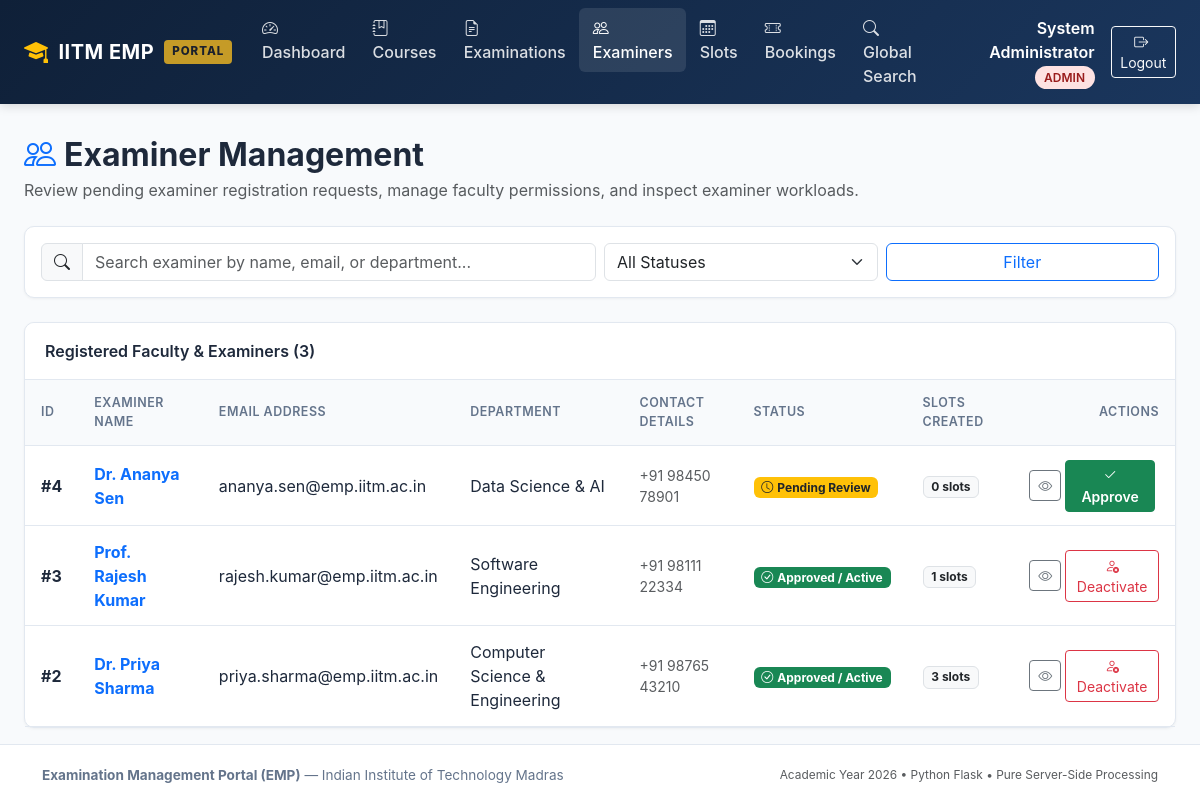
The app's page /admin/examiners (signed in) with its own data.
### models/user.py (models this page shows, shortened)
class User(UserMixin, db.Model):
    __tablename__ = 'users'
    id = db.Column(db.Integer, primary_key=True, autoincrement=True)
    name = db.Column(db.String(150), nullable=False)
    email = db.Column(db.String(150), unique=True, nullable=False, index=True)
    password_hash = db.Column(db.String(256), nullable=False)
    role = db.Column(db.String(20), nullable=False)
    status = db.Column(db.String(20), nullable=False, default='active')
    created_at = db.Column(db.DateTime, default=datetime.now, nullable=False)
    examiner_profile = db.relationship('ExaminerProfile', back_populates='user', uselist=False, cascade='all, delete-orphan')
    slots = db.relationship('ExaminationSlot', back_populates='examiner', foreign_keys='ExaminationSlot.examiner_id', cascade='all, delete-orphan')
    bookings = db.relationship('Booking', back_populates='student', foreign_keys='Booking.student_id', cascade='all, delete-orphan')

class ExaminerProfile(db.Model):
    __tablename__ = 'examiner_profiles'
    examiner_id = db.Column(db.Integer, db.ForeignKey('users.id', ondelete='CASCADE'), primary_key=True)
    name = db.Column(db.String(150), nullable=False)
    contact_details = db.Column(db.String(150), nullable=True)
    department = db.Column(db.String(150), nullable=True)
    status = db.Column(db.String(20), nullable=False, default='pending')
    user = db.relationship('User', back_populates='examiner_profile')

### routes/admin.py (the view, shortened to what this page needs)
@admin_bp.route('/examiners')
def examiners():
    search_query = request.args.get('q', '').strip()
    status_filter = request.args.get('status', '').strip()
    query = User.query.filter_by(role='examiner')
    if status_filter:
        query = query.filter_by(status=status_filter)
    examiner_list = query.order_by(User.id.desc()).all()
    return render_template('admin/examiners.html', examiners=examiner_list, search_query=search_query, status_filter=status_filter)

### routes/admin.py (called while the page is built)
@admin_bp.before_request
@login_required
@role_required('admin')
def check_admin():
    pass

### templates/admin/examiners.html (shortened to what this page needs)
{% extends 'base.html' %}
{% block content %}
<div class="d-flex flex-column flex-md-row justify-content-between align-items-md-center mb-4 gap-2">
  <div>
    <h2 class="fw-bold mb-1"><i class="bi bi-people text-primary me-2"></i>Examiner Management</h2>
    <p class="text-muted mb-0">Review pending examiner registration requests, manage faculty permissions, and inspect examiner workloads.</p>
  </div>
</div>
<div class="emp-card mb-4 p-3">
  <form method="GET" action="{{ url_for('admin.examiners') }}" class="row g-2 align-items-center">
    <div class="col-md-6">
      <div class="input-group">
        <span class="input-group-text"><i class="bi bi-search"></i></span>
        <input type="text" name="q" class="form-control" placeholder="Search examiner by name, email, or department..." value="{{ search_query }}">
      </div>
    </div>
    <div class="col-md-3">
      <select name="status" class="form-select">
        <option value="">All Statuses</option>
      </select>
    </div>
    <div class="col-md-3 d-flex gap-2">
      <button type="submit" class="btn btn-outline-primary w-100">Filter</button>
    </div>
  </form>
</div>
<div class="emp-card">
  <div class="emp-card-header d-flex justify-content-between align-items-center">
    <span>Registered Faculty & Examiners ({{ examiners|length }})</span>
  </div>
  <div class="table-responsive">
    <table class="emp-table">
      <thead>
        <tr>
          <th>ID</th>
          <th>Examiner Name</th>
          <th>Email Address</th>
          <th>Department</th>
          <th>Contact Details</th>
          <th>Status</th>
          <th>Slots Created</th>
          <th class="text-end">Actions</th>
        </tr>
      </thead>
      <tbody>
        {% for examiner in examiners %}
        <tr>
          <td class="fw-bold">#{{ examiner.id }}</td>
          <td class="fw-bold">
            <a href="{{ url_for('admin.examiner_detail', user_id=examiner.id) }}" class="text-decoration-none">
              {{ examiner.name }}
            </a>
          </td>
          <td>{{ examiner.email }}</td>
          <td>{{ examiner.examiner_profile.department if examiner.examiner_profile else 'N/A' }}</td>
          <td class="small text-muted">{{ examiner.examiner_profile.contact_details if examiner.examiner_profile else 'N/A' }}</td>
          <td>
            {% if examiner.status == 'pending' %}
              <span class="badge bg-warning text-dark"><i class="bi bi-clock me-1"></i>Pending Review</span>
            {% elif examiner.status == 'active' %}
              <span class="badge bg-success"><i class="bi bi-check-circle me-1"></i>Approved / Active</span>
            {% else %}
              <span class="badge bg-danger">Inactive</span>
            {% endif %}
          </td>
          <td>
            <span class="badge bg-light text-dark border">{{ examiner.slots|length }} slots</span>
          </td>
          <td class="text-end">
            <div class="d-inline-flex gap-1 align-items-center">
              <a href="{{ url_for('admin.examiner_detail', user_id=examiner.id) }}" class="btn btn-sm btn-outline-secondary" title="View Workload">
                <i class="bi bi-eye"></i>
              </a>
              {% if examiner.status == 'pending' %}
                <form method="POST" action="{{ url_for('admin.approve_examiner', user_id=examiner.id) }}" class="d-inline">
                  <button type="submit" class="btn btn-sm btn-success fw-semibold" title="Approve Examiner">
                    <i class="bi bi-check2"></i> Approve
                  </button>
                </form>
              {% endif %}
              <form method="POST" action="{{ url_for('admin.toggle_examiner_status', user_id=examiner.id) }}" class="d-inline">
                {% if examiner.status == 'active' %}
                  <button type="submit" class="btn btn-sm btn-outline-danger" title="Deactivate Examiner">
                    <i class="bi bi-person-x"></i> Deactivate
                  </button>
                {% elif examiner.status == 'inactive' %}
                  <button type="submit" class="btn btn-sm btn-outline-success" title="Activate Examiner">
                    <i class="bi bi-person-check"></i> Activate
                  </button>
                {% endif %}
              </form>
            </div>
          </td>
        </tr>
        {% endfor %}
      </tbody>
    </table>
  </div>
</div>
{% endblock %}

### templates/base.html (shortened to what this page needs)
<!DOCTYPE html>
<html lang="en">
<head>
  <link href="https://cdn.jsdelivr.net/npm/bootstrap@5.3.3/dist/css/bootstrap.min.css" rel="stylesheet">
  <link href="https://cdn.jsdelivr.net/npm/bootstrap-icons@1.11.3/font/bootstrap-icons.min.css" rel="stylesheet">
  <link rel="stylesheet" href="{{ url_for('static', filename='css/style.css') }}">
</head>
<body>
  <nav class="navbar navbar-expand-lg navbar-dark emp-navbar sticky-top">
    <div class="container-fluid px-lg-4">
      <a class="navbar-brand emp-brand" href="{{ url_for('index') }}">
        <i class="bi bi-mortarboard-fill text-warning fs-4"></i>
        <span>IITM EMP</span>
        <span class="emp-brand-badge">PORTAL</span>
      </a>
      <div class="collapse navbar-collapse" id="empNavbarNav">
        <ul class="navbar-nav me-auto mb-2 mb-lg-0">
          {% if current_user.is_authenticated %}
            {% if current_user.role == 'admin' %}
              <li class="nav-item">
                <a class="nav-link {% if request.endpoint == 'admin.dashboard' %}active{% endif %}" href="{{ url_for('admin.dashboard') }}">
                  <i class="bi bi-speedometer2 me-1"></i> Dashboard
                </a>
              </li>
              <li class="nav-item">
                <a class="nav-link {% if 'courses' in request.endpoint %}active{% endif %}" href="{{ url_for('admin.courses') }}">
                  <i class="bi bi-journal-bookmark me-1"></i> Courses
                </a>
              </li>
              <li class="nav-item">
                <a class="nav-link {% if 'examination' in request.endpoint %}active{% endif %}" href="{{ url_for('admin.examinations') }}">
                  <i class="bi bi-file-earmark-text me-1"></i> Examinations
                </a>
              </li>
              <li class="nav-item">
                <a class="nav-link {% if 'examiners' in request.endpoint %}active{% endif %}" href="{{ url_for('admin.examiners') }}">
                  <i class="bi bi-people me-1"></i> Examiners
                </a>
              </li>
              <li class="nav-item">
                <a class="nav-link {% if 'slots' in request.endpoint %}active{% endif %}" href="{{ url_for('admin.slots') }}">
                  <i class="bi bi-calendar3 me-1"></i> Slots
                </a>
              </li>
              <li class="nav-item">
                <a class="nav-link {% if 'bookings' in request.endpoint %}active{% endif %}" href="{{ url_for('admin.bookings') }}">
                  <i class="bi bi-ticket-perforated me-1"></i> Bookings
                </a>
              </li>
              <li class="nav-item">
                <a class="nav-link {% if request.endpoint == 'admin.search' %}active{% endif %}" href="{{ url_for('admin.search') }}">
                  <i class="bi bi-search me-1"></i> Global Search
                </a>
              </li>
            {% endif %}
          {% endif %}
        </ul>
        <div class="d-flex align-items-center gap-3">
          {% if current_user.is_authenticated %}
            <div class="text-white text-end d-none d-md-block">
              <span class="fw-semibold">{{ current_user.name }}</span>
              <span class="user-role-badge role-{{ current_user.role }} ms-1">{{ current_user.role }}</span>
            </div>
            <a href="{{ url_for('auth.logout') }}" class="btn btn-outline-light btn-sm">
              <i class="bi bi-box-arrow-right me-1"></i> Logout
            </a>
          {% endif %}
        </div>
      </div>
    </div>
  </nav>
  <main class="container-fluid px-lg-4 py-3">
    {% block content %}{% endblock %}
  </main>
  <footer class="emp-footer text-center mt-auto">
    <div class="container">
      <div class="d-flex flex-column flex-md-row justify-content-between align-items-center">
        <div>
          <strong>Examination Management Portal (EMP)</strong> &mdash; Indian Institute of Technology Madras
        </div>
        <div class="text-muted small mt-2 mt-md-0">
          Academic Year {{ current_year }} &bull; Python Flask &bull; Pure Server-Side Processing
        </div>
      </div>
    </div>
  </footer>
</body>
</html>

### static/css/style.css (style rules this page uses)
:root { --emp-primary: #1a365d; --emp-primary-light: #2b6cb0; --emp-primary-dark: #0f2038; --emp-accent: #c59b27; --emp-accent-hover: #b0881e; --emp-bg: #f8fafc; --emp-card-bg: #ffffff; --emp-border: #e2e8f0; --emp-text-main: #1e293b; --emp-text-muted: #64748b; --emp-success: #10b981; --emp-warning: #f59e0b; --emp-danger: #ef4444; }
body { font-family: -apple-system, BlinkMacSystemFont, "Segoe UI", Roboto, "Helvetica Neue", Arial, sans-serif; background-color: var(--emp-bg); color: var(--emp-text-main); min-height: 100vh; display: flex; flex-direction: column; }
.emp-navbar { background: linear-gradient(135deg, var(--emp-primary-dark) 0%, var(--emp-primary) 100%); box-shadow: 0 2px 10px rgba(0, 0, 0, 0.15); }
.emp-brand { font-weight: 700; letter-spacing: 0.5px; color: #ffffff !important; display: flex; align-items: center; gap: 10px; }
.emp-brand-badge { background: var(--emp-accent); color: #1a202c; font-size: 0.72rem; font-weight: 800; padding: 3px 8px; border-radius: 4px; letter-spacing: 1px; }
.navbar-dark .navbar-nav .nav-link { color: rgba(255, 255, 255, 0.85); font-weight: 500; transition: all 0.2s ease; padding: 0.5rem 0.85rem; border-radius: 6px; }
.navbar-dark .navbar-nav .nav-link:hover, .navbar-dark .navbar-nav .nav-link.active { color: #ffffff; background: rgba(255, 255, 255, 0.1); }
.user-role-badge { font-size: 0.75rem; font-weight: 600; text-transform: uppercase; padding: 0.25rem 0.6rem; border-radius: 20px; }
.role-admin { background-color: #fee2e2; color: #991b1b; }
main { flex: 1 0 auto; }
.emp-card { background: var(--emp-card-bg); border: 1px solid var(--emp-border); border-radius: 10px; box-shadow: 0 1px 3px rgba(0, 0, 0, 0.05); transition: box-shadow 0.2s ease; }
.emp-card-header { background: #ffffff; border-bottom: 1px solid var(--emp-border); font-weight: 600; padding: 1rem 1.25rem; border-radius: 10px 10px 0 0; }
.emp-table { width: 100%; margin-bottom: 0; }
.emp-table th { background-color: #f8fafc; color: var(--emp-text-muted); font-size: 0.78rem; font-weight: 600; text-transform: uppercase; letter-spacing: 0.5px; border-top: none; border-bottom: 1px solid var(--emp-border); padding: 0.85rem 1rem; }
.emp-table td { padding: 0.85rem 1rem; vertical-align: middle; border-bottom: 1px solid var(--emp-border); }
.emp-footer { background: #ffffff; border-top: 1px solid var(--emp-border); padding: 1.25rem 0; font-size: 0.85rem; color: var(--emp-text-muted); }

### records on screen
User: name "System Administrator", role "ADMIN"
User: id "4", name "Dr. Ananya Sen", email "ananya.sen@emp.iitm.ac.in", examiner_profile "Data Science & AI", examiner_profile "+91 98450 78901", status "pending" (drawn), slots|length "0"
User: id "3", name "Prof. Rajesh Kumar", email "rajesh.kumar@emp.iitm.ac.in", examiner_profile "Software Engineering", examiner_profile "+91 98111 22334", status "active" (drawn), slots|length "1"
User: id "2", name "Dr. Priya Sharma", email "priya.sharma@emp.iitm.ac.in", examiner_profile "Computer Science & Engineering", examiner_profile "+91 98765 43210", status "active" (drawn), slots|length "3"

### other values on screen
{{ examiners|length }} "3"
